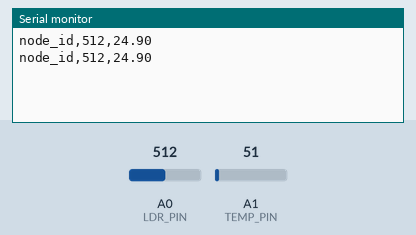
A sketch run on a simulated Arduino Uno, built with avr-gcc and run on an emulated ATmega328P. Shown: the last lines printed to the serial monitor. The test bench sets the inputs (shaded band); at power-on: A1 (TEMP_PIN) = 51, A0 (LDR_PIN) = 512.

Above: at 2.9 s.
3.0 s: A1 (TEMP_PIN) set to 61
At 5.5 s:
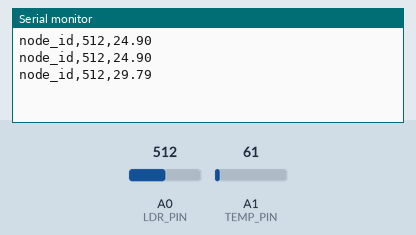
5.8 s: A0 (LDR_PIN) set to 716
At 7.2 s:
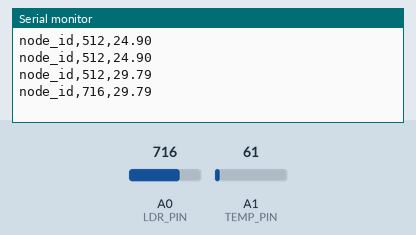
8.6 s: A1 (TEMP_PIN) set to 71
At 8.6 s:
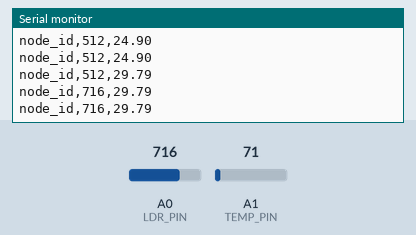
11.4 s: A0 (LDR_PIN) set to 900
At 13.2 s:
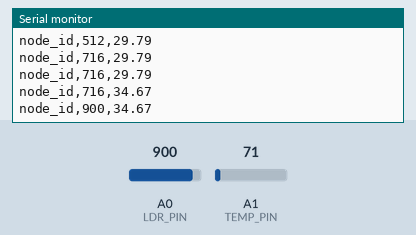
Timing chart, 0 to 14.7 s (numbered marks = the images above; inputs shaded):
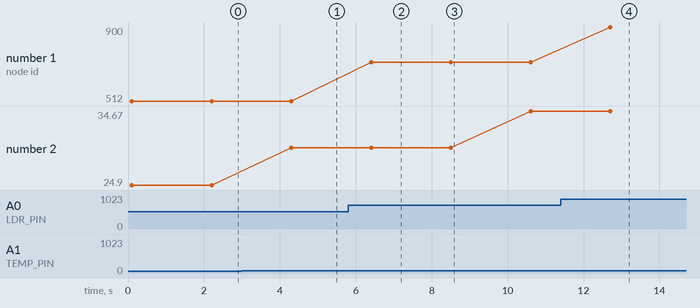

Measured:
- after the input at 3.0 s, the serial monitor: prints a new line after 1.3 s (image 1)
- after the input at 5.8 s, the serial monitor: prints a new line after 0.60 s (image 2)
- after the input at 11.4 s, the serial monitor: prints a new line after 1.3 s (image 4)
- plotted number 1: 512 → 716 after the input at 5.8 s, 716 → 900 after the input at 11.4 s
- plotted number 2: 24.9 → 29.79 after the input at 3.0 s, 29.79 → 34.67 after the input at 8.6 s

The sketch:

experiment-13.ino
```cpp
/*
  experiment-12 - Formating data
  Shows how encode sensor data for transmission.

  Rossano Pablo Pinto - rossano at gmail dot com

  Example code for the Short Term Course IoT: From data collection to data presentation
  FATEC Americana - ARInter - CPS - July/2022
*/

char buffer[64];
#define LDR_PIN A0
#define TEMP_PIN A1
int ldr_value = 0;
int adc_value = 0;
float temp_value = 0;
char float_str[10];
char id[] = "node_id";

void setup() {
  Serial.begin(115200);
  //pinMode(LDR_PIN, INPUT);
  //pinMode(TEMP_PIN, INPUT);
}

void loop() {
  ldr_value = analogRead(LDR_PIN);
  delay(100);
  adc_value = analogRead(TEMP_PIN);
  temp_value = (adc_value * ( 5000 / 1024.0)) / 10;
  dtostrf(temp_value,2,2,float_str);
  sprintf(buffer, "%s,%d,%s", id, ldr_value, float_str);
  Serial.println(buffer);
  delay(2000);
}
```
